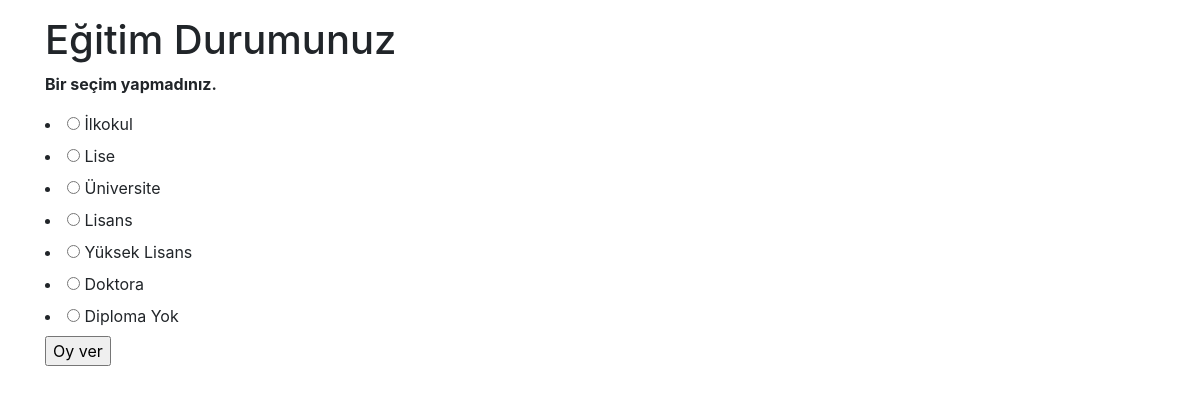
Screenshot of /3/vote/ with the database file from the repository.
### polls/models.py (models this page shows, shortened)
class Question(models.Model):
    question_text = models.CharField(max_length=200)
    pub_date = models.DateTimeField('date published')

class Choice(models.Model):
    question = models.ForeignKey(Question, on_delete=models.CASCADE)
    choice_text = models.CharField(max_length=200)
    votes = models.IntegerField(default=0)

### polls/views.py (the view)
# urls.py: path('<int:question_id>/vote/', views.vote, name='vote'),
def vote(request, question_id):
    question = get_object_or_404(Question, pk=question_id)
    try:
        selected_choice = question.choice_set.get(pk=request.POST['choice'])
    except (KeyError, Choice.DoesNotExist):
        return render(request, 'polls/detail.html', {
            'question': question,
            'error_message': "Bir seçim yapmadınız.",
        })
    else:
        selected_choice.votes += 1
        selected_choice.save()
        return HttpResponseRedirect(reverse('polls:results', args=(question.id,)))

### polls/templates/polls/detail.html (shortened to what this page needs)
<!DOCTYPE html>
<html lang="en">
  <head>
    <link rel="stylesheet" href="https://stackpath.bootstrapcdn.com/bootstrap/4.5.0/css/bootstrap.min.css">
  </head>
  <body>
    <div class="container py-3">
          <h1>{{ question.question_text }}</h1>
{% if error_message %}<p><strong>{{ error_message }}</strong></p>{% endif %}
<form action="{% url 'polls:vote' question.id %}" method="post">
{% for choice in question.choice_set.all %}
    <li>
    <input type="radio" name="choice" id="choice{{ forloop.counter }}" value="{{ choice.id }}">
    <label for="choice{{ forloop.counter }}">{{ choice.choice_text }}</label><br>
    </li>
{% endfor %}
<input type="submit" value="Oy ver">
</form>
    </div>
  </body>
</html>

### rows the page displays
Question: question_text "Eğitim Durumunuz"
Choice: choice_text "İlkokul"
Choice: choice_text "Lise"
Choice: choice_text "Üniversite"
Choice: choice_text "Lisans"
Choice: choice_text "Yüksek Lisans"
Choice: choice_text "Doktora"
Choice: choice_text "Diploma Yok"

### other values shown
{{ error_message }} "Bir seçim yapmadınız."
